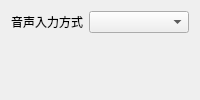
<?xml version="1.0" encoding="UTF-8"?>
<ui version="4.0">
 <class>SettingsInputPage</class>
 <widget class="QWidget" name="SettingsInputPage">
  <layout class="QFormLayout" name="formInput">
   <item row="0" column="0">
    <widget class="QLabel" name="labelVoiceInput">
     <property name="text"><string>音声入力方式</string></property>
    </widget>
   </item>
   <item row="0" column="1"><widget class="QComboBox" name="comboVoiceInput"/></item>
  </layout>
 </widget>
 <resources/>
 <connections/>
</ui>
